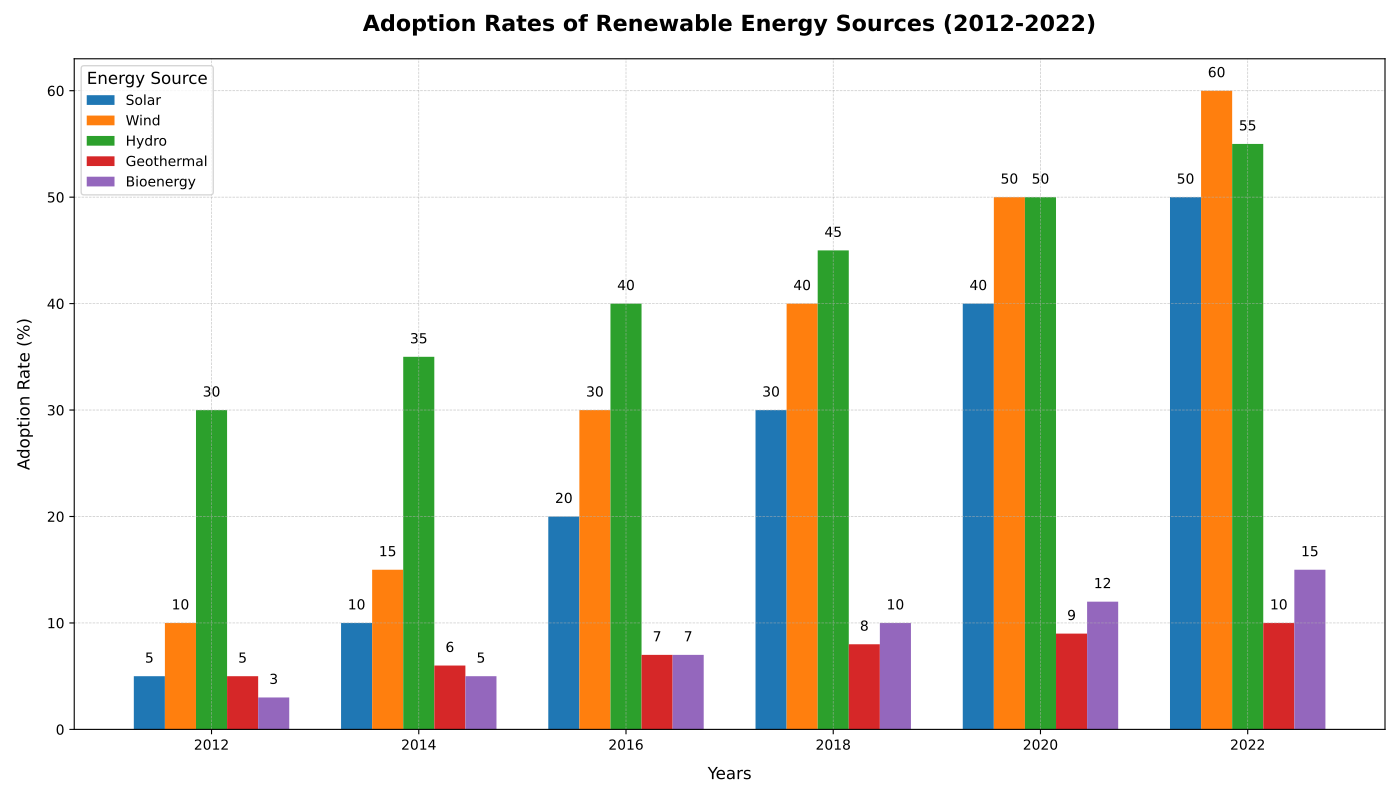

Recreate this plot in Python.
import matplotlib.pyplot as plt
import numpy as np

# Define the data for the bar chart
years = ['2012', '2014', '2016', '2018', '2020', '2022']
energy_sources = ['Solar', 'Wind', 'Hydro', 'Geothermal', 'Bioenergy']

# Adoption data in percentage (rows: years, columns: energy sources)
adoption_data = np.array([
    [5, 10, 30, 5, 3],   # 2012
    [10, 15, 35, 6, 5],  # 2014
    [20, 30, 40, 7, 7],  # 2016
    [30, 40, 45, 8, 10], # 2018
    [40, 50, 50, 9, 12], # 2020
    [50, 60, 55, 10, 15] # 2022
])

# New colors for the bars representing each energy source
colors = ['#1f77b4', '#ff7f0e', '#2ca02c', '#d62728', '#9467bd']

# Prepare the figure
fig, ax = plt.subplots(figsize=(14, 8))

# Plot each energy source's adoption data
bar_width = 0.15
x = np.arange(len(years))

for idx, source in enumerate(energy_sources):
    ax.bar(x + idx * bar_width, adoption_data[:, idx], width=bar_width, label=source, color=colors[idx])

# Set labels and title
ax.set_xlabel('Years', fontsize=12, labelpad=10)
ax.set_ylabel('Adoption Rate (%)', fontsize=12, labelpad=10)
ax.set_title('Adoption Rates of Renewable Energy Sources (2012-2022)', fontsize=16, fontweight='bold', pad=20)

# Set x-ticks positions and labels
ax.set_xticks(x + bar_width * (len(energy_sources) - 1) / 2)
ax.set_xticklabels(years)

# Add legend and grid
ax.legend(title='Energy Source', fontsize=10, title_fontsize=12)
ax.grid(True, which='both', linestyle='--', linewidth=0.5, alpha=0.7)

# Annotate bars with values
for idx, source in enumerate(energy_sources):
    for i in range(len(years)):
        ax.text(x[i] + idx * bar_width, adoption_data[i, idx] + 1, str(adoption_data[i, idx]), ha='center', va='bottom')

# Adjust layout
plt.tight_layout()

# Display the plot
plt.show()
